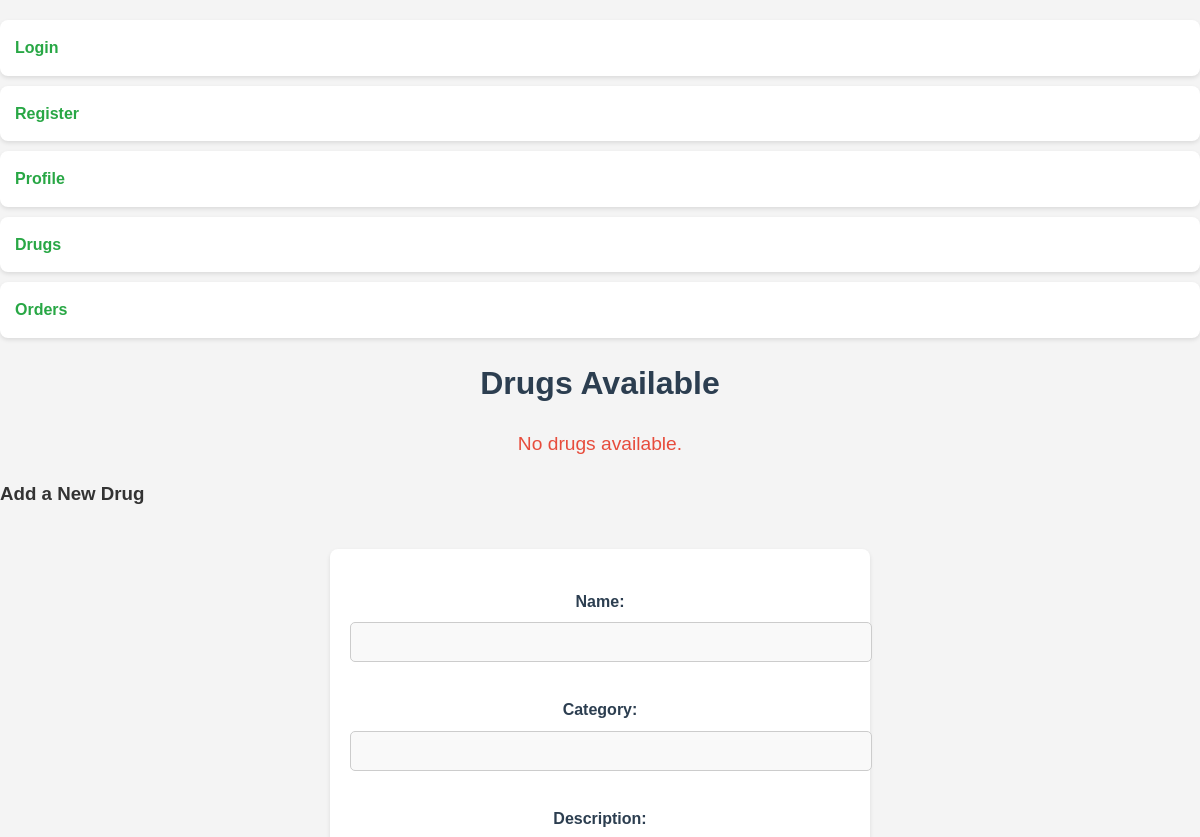
The app's page /drugs/ (upper part), older data.
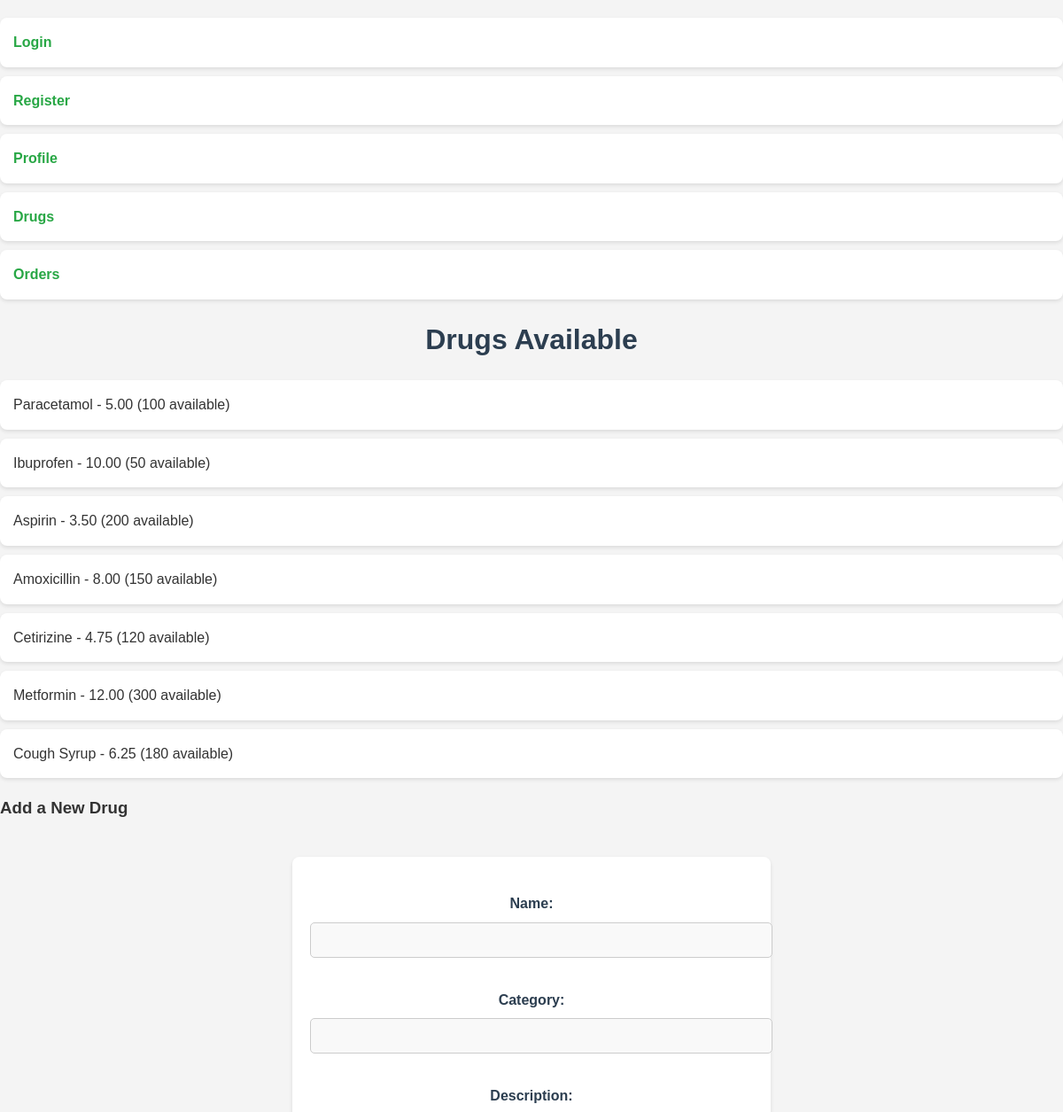
The same page, newer data.
### drugs/models.py (models this page shows, shortened)
class Drug(models.Model):
    name = models.CharField(max_length=200, unique=True)
    category = models.CharField(max_length=100)
    description = models.TextField(blank=True, null=True)
    manufacturer = models.CharField(max_length=200)
    expiry_date = models.DateField()
    price = models.DecimalField(max_digits=10, decimal_places=2)
    stock_quantity = models.PositiveIntegerField(default=0)
    minimum_stock = models.PositiveIntegerField(default=10)
    created_at = models.DateTimeField(auto_now_add=True)
    updated_at = models.DateTimeField(auto_now=True)

### drugs/views.py (the view)
# urls.py: path('', views.drug_list, name='drug_list'),
def drug_list(request):
    if request.method == 'POST':
        form = DrugForm(request.POST, request.FILES)  # Handle the form submission (including file uploads)
        if form.is_valid():
            form.save()  # Save the new drug
            return redirect('drug_list')  # Redirect to the same page after successful submission
    else:
        form = DrugForm()  # Display an empty form when the page is loaded
    drugs = Drug.objects.all()  # Fetch all drugs from the database
    return render(request, 'drugs/drug_list.html', {'drugs': drugs, 'form': form})  # Pass both the drug list and form to the template

### drugs/forms.py
class DrugForm(forms.ModelForm):
    class Meta:
        model = Drug
        fields = ['name', 'category', 'description', 'manufacturer', 'expiry_date', 'price', 'stock_quantity', 'minimum_stock']

### drugs/templates/drugs/drug_list.html (shortened to what this page needs)
{% extends 'base.html' %}
{% load static %}
{% block content %}
  <h2>Drugs Available</h2>
  {% if drugs %}
    <ul>
      {% for drug in drugs %}
        <li>{{ drug.name }} - {{ drug.price }} ({{ drug.stock_quantity }} available)</li>
      {% endfor %}
    </ul>
  {% else %}
    <p>No drugs available.</p>
  {% endif %}
  <h3>Add a New Drug</h3>
  <form method="POST" enctype="multipart/form-data">
    {{ form.as_p }}
  </form>
{% endblock %}
{% block extra_css %}
  <link rel="stylesheet" href="{% static 'css/drugs.css' %}">
{% endblock %}

### templates/base.html (shortened to what this page needs)
<!DOCTYPE html>
<html lang="en">
<head>
  {% load static %}
  <link rel="stylesheet" href="{% static 'css/styles.css' %}">
  {% block extra_css %}{% endblock %}
</head>
<body>
  <header>
    <nav>
      <ul>
        <li><a href="{% url 'users:login' %}">Login</a></li>
        <li><a href="{% url 'users:register' %}">Register</a></li>
        <li><a href="{% url 'users:profile' %}">Profile</a></li>
        <li><a href="{% url 'drug_list' %}">Drugs</a></li>
        <li><a href="{% url 'orders:order_list' %}">Orders</a></li>
      </ul>
    </nav>
  </header>
  <main>
    {% block content %}
    {% endblock %}
  </main>
</body>
</html>

### static/css/styles.css (style rules this page uses)
body { font-family: 'Segoe UI', Tahoma, Geneva, Verdana, sans-serif; margin: 0; padding: 0; background-color: #eaf4f4; color: #333; line-height: 1.6; }
h2 { color: #2c3e50; text-align: center; margin-bottom: 20px; font-size: 2em; font-weight: bold; }
p { text-align: center; margin: 10px 0; color: #555; font-size: 1.1em; }
a { color: #28a745; text-decoration: none; font-weight: bold; }
form { margin-top: 20px; }
form label { font-weight: bold; margin-bottom: 5px; display: block; }

### static/css/drugs.css (style rules this page uses)
body { font-family: Arial, sans-serif; background-color: #f4f4f4; color: #333; margin: 0; padding: 0; }
h2 { color: #2c3e50; font-size: 2rem; text-align: center; margin-top: 20px; }
ul { list-style-type: none; padding: 0; margin-top: 20px; }
li { background-color: #fff; padding: 15px; margin: 10px 0; border-radius: 8px; box-shadow: 0 2px 4px rgba(0, 0, 0, 0.1); }
form { background-color: #fff; padding: 20px; margin-top: 40px; border-radius: 8px; box-shadow: 0 2px 4px rgba(0, 0, 0, 0.1); max-width: 500px; margin-left: auto; margin-right: auto; }
form label { display: block; margin-bottom: 8px; font-size: 1rem; color: #2c3e50; }
form input, form select, form button { width: 100%; padding: 10px; margin-bottom: 15px; border-radius: 5px; border: 1px solid #ccc; font-size: 1rem; }
form input[type="text"], form input[type="number"], form input[type="file"] { background-color: #f9f9f9; }
p { text-align: center; font-size: 1.2rem; color: #e74c3c; margin-top: 20px; }

Row changes from the older to the newer data that the page shows:
added Drug: name "Paracetamol", price "5.00", stock_quantity "100"
added Drug: name "Ibuprofen", price "10.00", stock_quantity "50"
added Drug: name "Aspirin", price "3.50", stock_quantity "200"
added Drug: name "Amoxicillin", price "8.00", stock_quantity "150"
added Drug: name "Cetirizine", price "4.75", stock_quantity "120"
added Drug: name "Metformin", price "12.00", stock_quantity "300"
added Drug: name "Cough Syrup", price "6.25", stock_quantity "180"
Text that changed along with them:
text no longer shown: "No drugs available."
